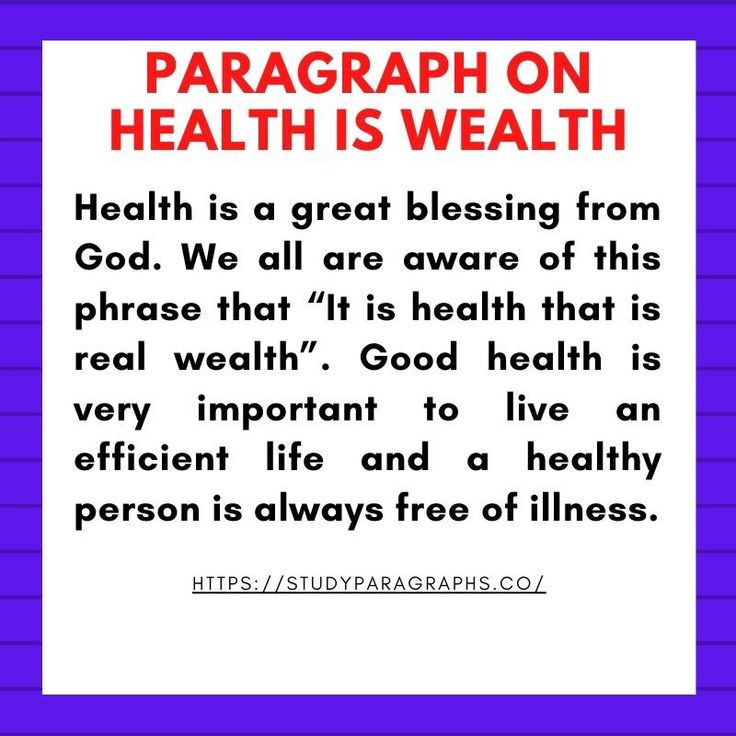
#> input picture images/testing/fox_sample3.jpg, 736 x 736 px
$ python tesseract_ocr_image2.py
#> lines starting #> are read from the running program, lines starting #| are printed output that depends on the picture; after the words box and inside, x2 and y2 are one past the last pixel; in counts of white or black regions, pixels touching at a corner belong together
# -*- coding: utf-8 -*-
"""
Created on Wed Jan 10 12:11:48 2024

@author: ASUS
"""

from PIL import Image
import pytesseract
import cv2

pytesseract.pytesseract.tesseract_cmd='C:\\Program Files\\Tesseract-OCR\\tesseract.exe'
image_to_ocr=cv2.imread("images/testing/fox_sample3.jpg")
#> image_to_ocr is the input picture: shape (736, 736, 3); mean B, G, R 222.2, 179, 200.5


preprocessed_img=cv2.cvtColor(image_to_ocr, cv2.COLOR_BGR2GRAY)
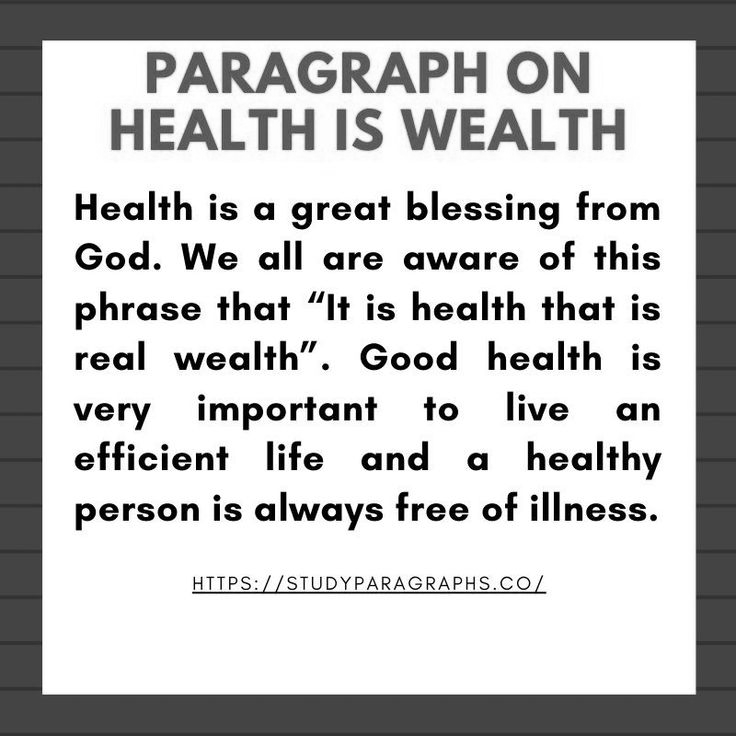
#> preprocessed_img: shape (736, 736); min 0, max 255, mean 190.3
preprocessed_img=cv2.threshold(preprocessed_img, 0, 255, cv2.THRESH_BINARY | cv2.THRESH_OTSU)[1]
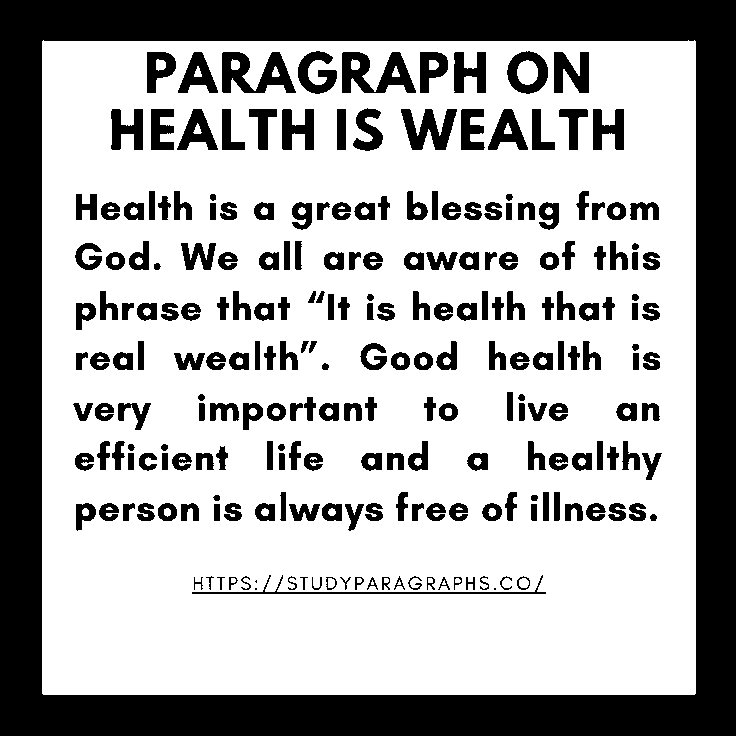
#> preprocessed_img: shape (736, 736); 67.9% white; 237 black regions (3 under 20 px), largest, box (x1, y1, x2, y2) and area: (0, 0, 736, 736) 113979, (342, 52, 416, 93) 1693, (222, 52, 296, 93) 1686
preprocessed_img=cv2.medianBlur(preprocessed_img, 3)
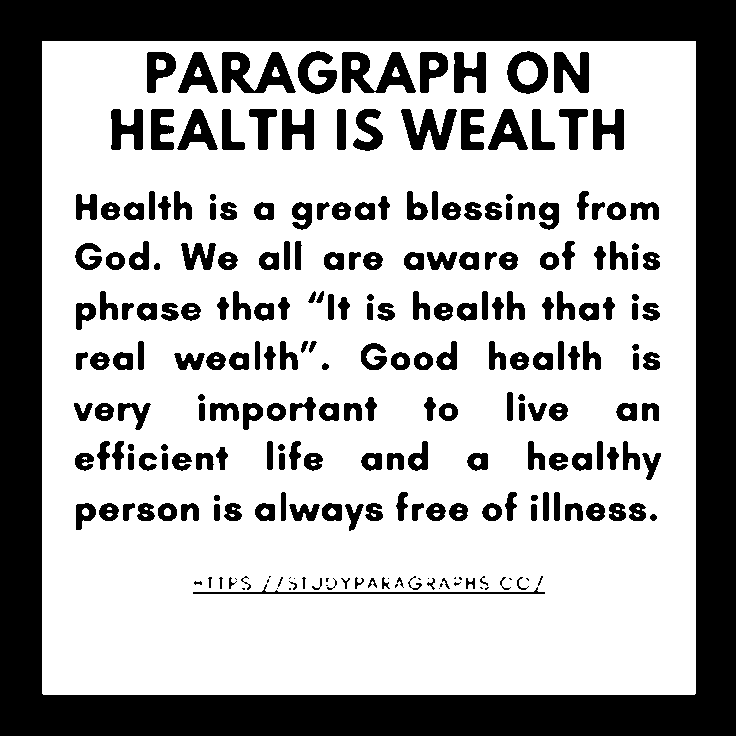
#> preprocessed_img: shape (736, 736); 68% white; 257 black regions (25 under 20 px), largest, box (x1, y1, x2, y2) and area: (0, 0, 736, 736) 113982, (342, 52, 416, 93) 1699, (222, 52, 296, 93) 1689


cv2.imwrite('temp_img2.jpg', preprocessed_img)
preprocessed_PIL_img=Image.open("temp_img2.jpg")

#> (the run stopped early here; a loop or call above may not have finished)

$ run again, with images/testing/download.jpg copied over images/testing/fox_sample3.jpg
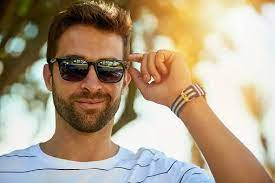
#> input picture images/testing/download.jpg, 275 x 183 px
#> image_to_ocr is the input picture: shape (183, 275, 3); mean B, G, R 135.8, 159.8, 177
#> `preprocessed_img=cv2.threshold(preprocessed_img, 0, 255, cv2.THRESH_BI..`:
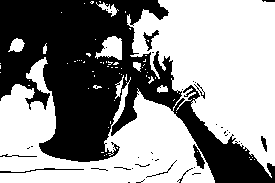
#> preprocessed_img: shape (183, 275); 57.1% white; 39 black regions (29 under 20 px), largest, box (x1, y1, x2, y2) and area: (0, 0, 275, 183) 20879, (193, 144, 205, 169) 133, (143, 30, 159, 51) 113
#> `preprocessed_img=cv2.medianBlur(preprocessed_img, 3)`:
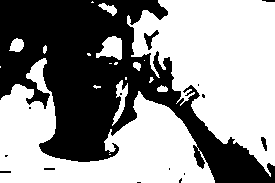
#> preprocessed_img: shape (183, 275); 57.4% white; 15 black regions (9 under 20 px), largest, box (x1, y1, x2, y2) and area: (0, 0, 275, 183) 21151, (144, 30, 159, 50) 113, (261, 137, 267, 151) 50, (262, 0, 275, 2) 22, (44, 168, 55, 170) 22, (0, 171, 11, 173) 22
